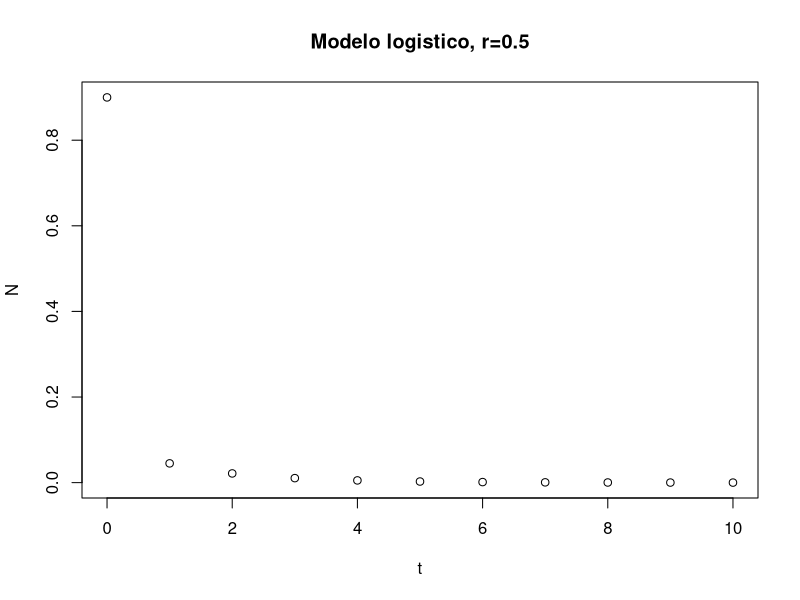
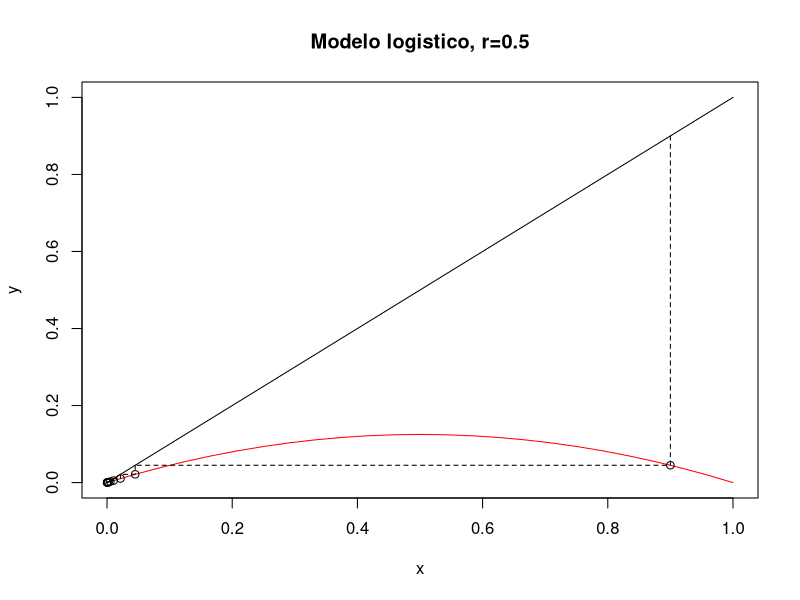
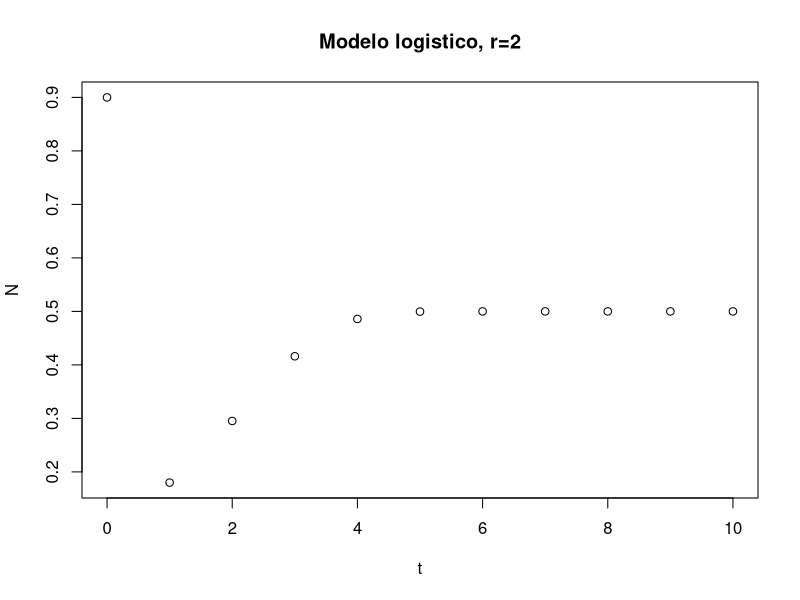
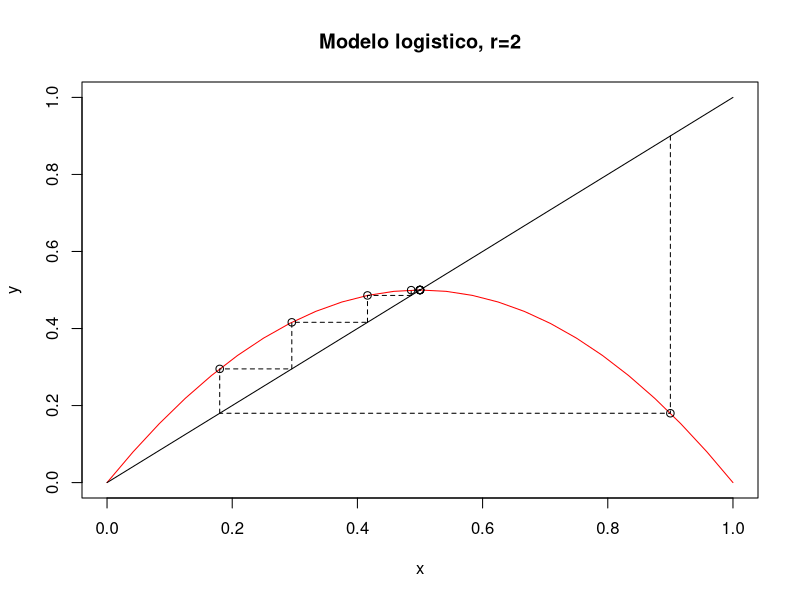
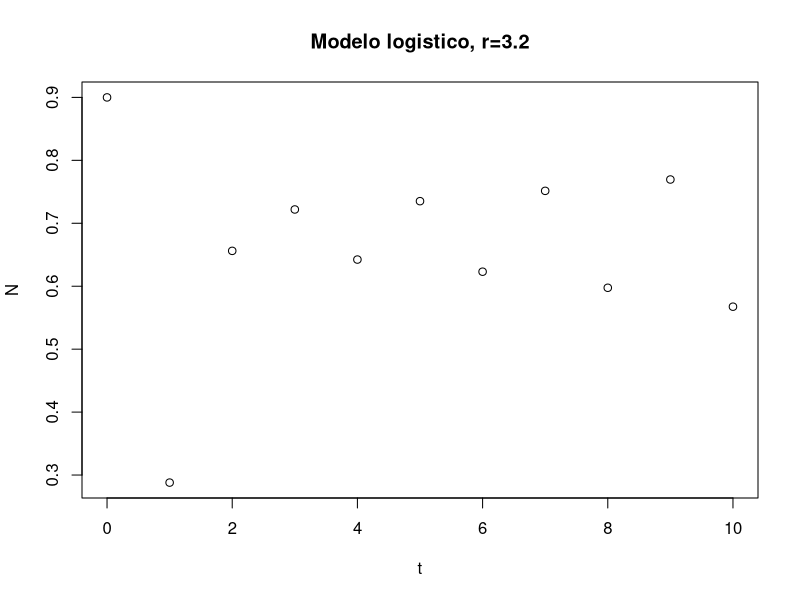
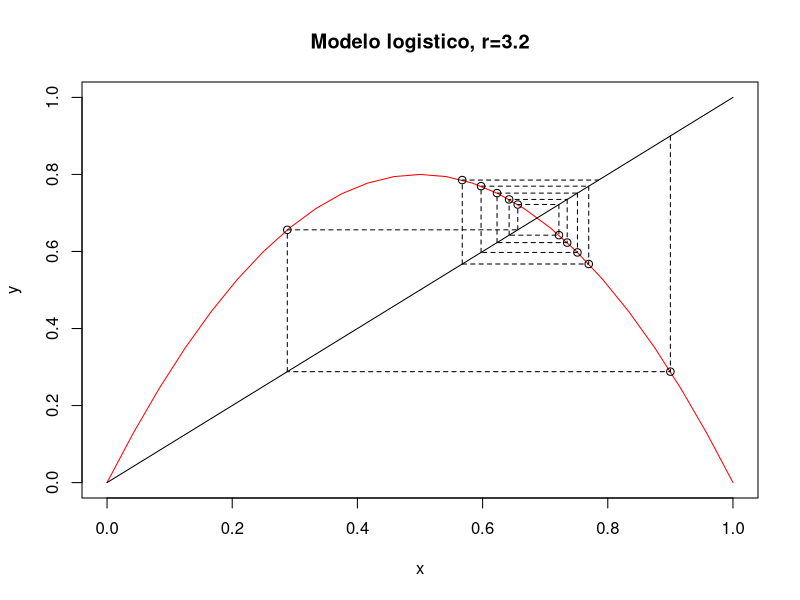
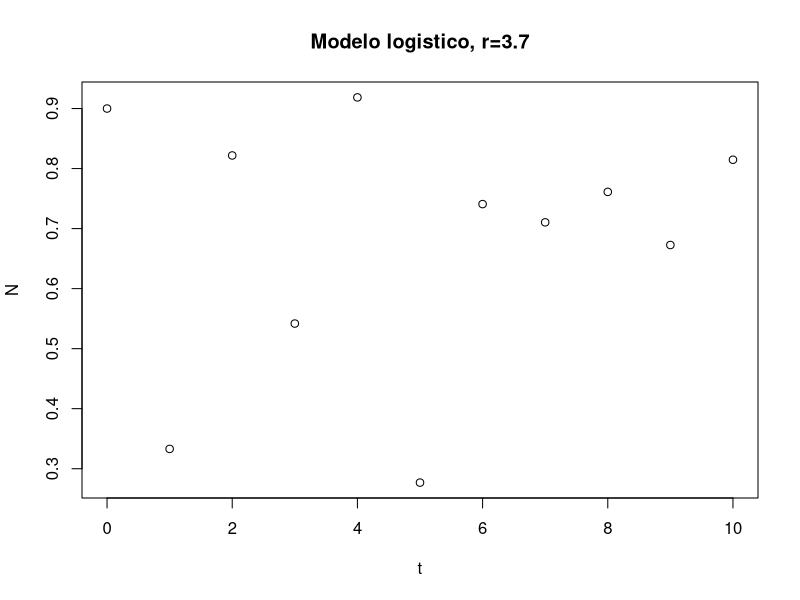
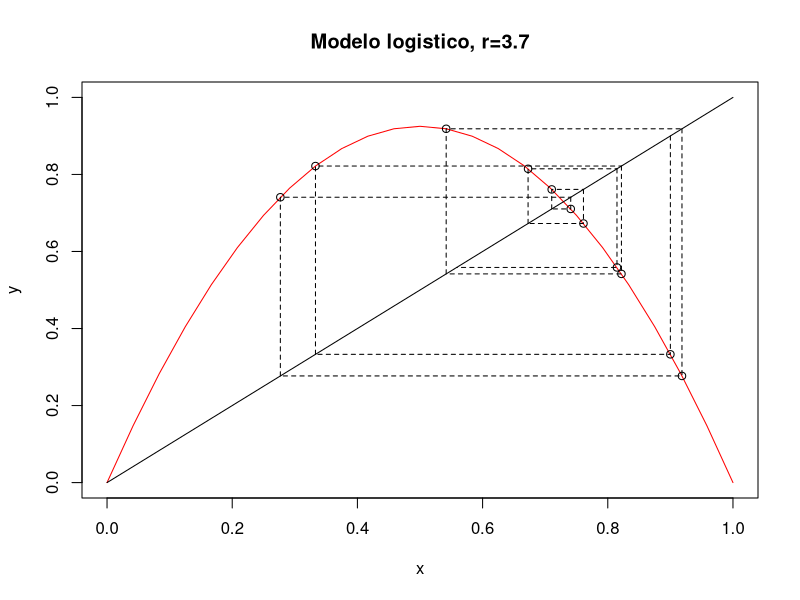

Recreate these plots in R, in order.
#########################################################################################
#                                                                                       #
######################## DINAMICA-DINAMICA-DINAMICA #####################################
#                                                                                       #
#########################################################################################


# Funcion que describe el modelo logistico: N_{t+1} = R*N_t*(1-N_t)
#
mod.logistico <- function(x, r) {
  return(r*x*(1-x))
} 

# Parametros
valor.inicial <- .9
r_vals <- c(0.5, 2.0, 3.2, 3.7)
tiempo.max <- 10

for (r in r_vals) {
  # Iterar
  # generar lista de valores
  resultados <- data.frame(t=0:tiempo.max, N=rep(NA,tiempo.max+1))
  resultados$N[1] <- valor.inicial # r indexa desde 1, hay que correr en indice
  
  for (i in 1:(length(resultados$N)-1) ) { #correr para todos los valores menos el ultimo
    resultados$N[i+1] <- mod.logistico(resultados$N[i],r)
  }
  
  # Graficar tiempo contra poblacion
  plot(resultados, main=paste0("Modelo logistico, r=",r))
  
  # Graficar N_t contra N_{t+1}
  # generar cuadratica
  x = seq(0,1, length.out = 25)
  y = sapply(x, mod.logistico, r) #generate function
  #par(pty="s") #make plot square
  plot(x,y, type="l", col="red", #plot the function
       xlim=c(0,1), ylim=c(0,1), 
       main=paste0("Modelo logistico, r=",r) ) #make axis equal
  lines(x,x) # plot identity line
  
  # Metodo de telaraña
  t0 <- valor.inicial #definimos en punto n_t
  for (i in resultados$N) { #iteramos sobre todos los tiempos
    t1 <- mod.logistico(t0,r) # calculamos valor en modelo
    lines(t0,t1, type="p") #punto (n_t, n_{t+1})
    lines(c(t0,t0,t1), c(t0,t1,t1),lty=2) #lineas de iteracion
    t0 <- t1
  }
}
